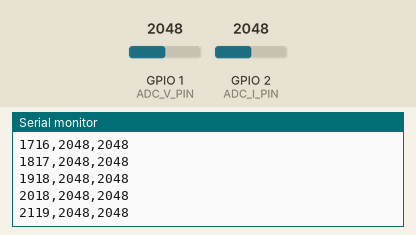
Bench run of a sketch on a simulated ESP32. On the bench: the last lines printed to the serial monitor. Inputs (shaded band) come from the test bench; at power-on: GPIO 1 (ADC_V_PIN) = 2048, GPIO 2 (ADC_I_PIN) = 2048 (analog values on the 0–4095 scale).

Above: at 2.2 s.
2.3 s: GPIO 1 (ADC_V_PIN) set to 2866
At 2.33 s:
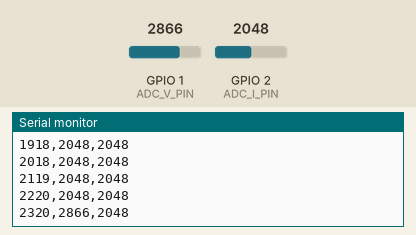
3.8 s: GPIO 2 (ADC_I_PIN) set to 2866
At 3.84 s:
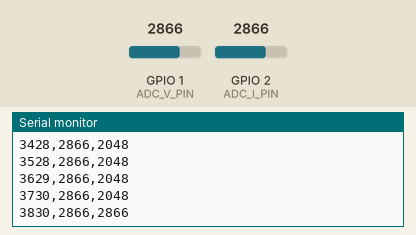
5.3 s: GPIO 1 (ADC_V_PIN) set to 3603
At 5.35 s:
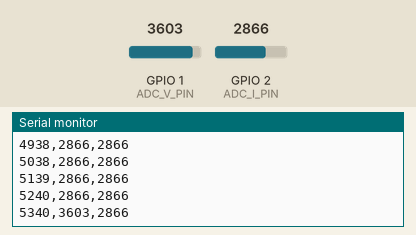
6.8 s: GPIO 2 (ADC_I_PIN) set to 3603
At 6.86 s:
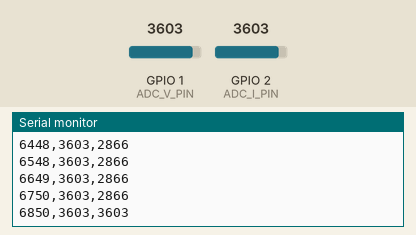
Timing chart, 0 to 9.3 s (numbered marks = the images above; inputs shaded):
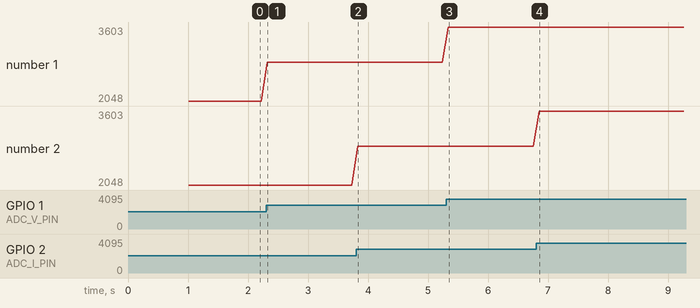

The sketch:

VI_ESP32_ADC.ino
```cpp
// (licence header left out)
// ============================================================
//  欧姆定律 / 电功率综合模块固件（方案一：ESP32 内置 ADC 双通道）
//  功能：同时测量 电压（分压后接 GPIO1） + 电流（ACS712 输出接 GPIO2）
//  输出格式：时间戳(ms),电压ADC原始值,电流ADC原始值
//  上位机匹配：欧姆定律模块 / 电功率模块 → 电压方式选「ESP32 内置 ADC」
//  测量范围：电压 0-3.3V（可加分压电阻扩展，上位机设分压比）；
//            电流由 ACS712 量程决定（5A/20A/30A，上位机选）
//  详细说明：参见 sensors/electronics/README.md
// ============================================================

#define ADC_V_PIN 1        // GPIO1 (ADC1_CH0)，电压输入（分压后 0-3.3V）
#define ADC_I_PIN 2        // GPIO2 (ADC1_CH1)，ACS712 模拟输出
#define SAMPLE_INTERVAL 100  // 采样间隔 100ms (10Hz)

// ADC 配置参数
#define ADC_WIDTH_BIT ADC_WIDTH_BIT_12  // 12位分辨率，量化范围 0-4095

unsigned long lastSampleTime = 0;

void setup() {
  Serial.begin(115200);

  // 配置 ADC 参数
  analogReadResolution(12);           // 12位分辨率

  // 设置 11dB 衰减，量程 0-3.3V
  // 兼容不同版本 ESP32 库的衰减常量命名
  #if defined(ADC_ATTEN_DB_11)
    analogSetAttenuation(ADC_ATTEN_DB_11);
  #elif defined(ADC_ATTEN_11db)
    analogSetAttenuation(ADC_ATTEN_11db);
  #else
    analogSetAttenuation((adc_attenuation_t)3);
  #endif

  pinMode(ADC_V_PIN, INPUT);
  pinMode(ADC_I_PIN, INPUT);

  // 启动信息
  Serial.println("ESP32 VI Collector (Built-in ADC)");
  Serial.println("ADC Configuration:");
  Serial.println("- Resolution: 12 bits");
  Serial.println("- Attenuation: 11dB (0-3.3V)");
  Serial.println("- V channel: GPIO1, I channel: GPIO2 (ACS712)");
  Serial.println("- Sample Rate: 10Hz");
  Serial.println("- Output: timestamp,adc_v,adc_i");
  Serial.println("START");

  delay(1000); // 等待串口稳定
}

void loop() {
  unsigned long currentTime = millis();

  // 按采样间隔读取两路 ADC 并通过串口输出
  if (currentTime - lastSampleTime >= SAMPLE_INTERVAL) {
    lastSampleTime = currentTime;

    int adcV = analogRead(ADC_V_PIN);
    int adcI = analogRead(ADC_I_PIN);

    // 输出格式：时间戳,电压ADC原始值,电流ADC原始值 （供上位机解析）
    Serial.print(currentTime);
    Serial.print(",");
    Serial.print(adcV);
    Serial.print(",");
    Serial.println(adcI);
  }

  delay(1);
}
```

Measured:
- after the input at 2.3 s, the serial monitor: prints a new line at once (image 1)
- after the input at 3.8 s, the serial monitor: prints a new line at once (image 2)
- after the input at 5.3 s, the serial monitor: prints a new line at once (image 3)
- after the input at 6.8 s, the serial monitor: prints a new line after 0.05 s (image 4)
- plotted number 1: 2048 → 2866 after the input at 2.3 s, 2866 → 3603 after the input at 5.3 s
